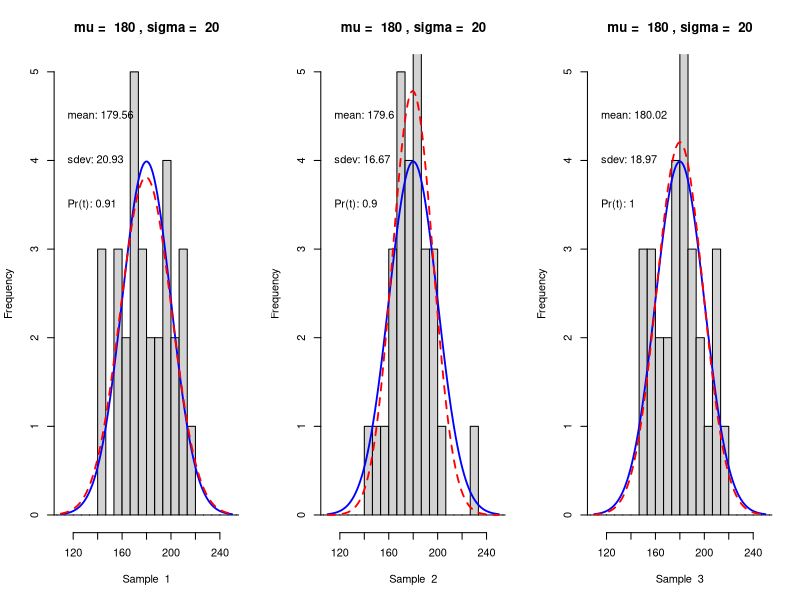

Source code (R):
# Sample size
n <- 30
# parameters of the normal distribution
mu <- 180
sd <- 20
# number of sd's for histogram display
sdd <- 3.5
# compute bin width from sd and the number of bars
bin.width <- sd / 3

# set up graphic display for 3 plots in a row
par(mfrow = c(1, 3))

for (i in 1:3) {
    # scale x-axis
    x.min <- mu - (sdd * sd)
    x.max <- mu + (sdd * sd)
    # scale y-axis
    y.max <- n * 0.5 * bin.width / sd

    # generate random sample
    v <- rnorm(n, mu, sd)

    # plot histogram
    hist(v,
        xlim = c(x.min, x.max), ylim = c(0, y.max),
        breaks = seq(mu - 5 * sd, mu + 5 * sd, by = bin.width),
        main = paste("mu = ", mu, ", sigma = ", sd), xlab = paste("Sample ", i)
    )

    # generate x values for curves
    x <- seq(x.min, x.max, length = 120)

    # true normal distribution
    points(x, dnorm(x, mu, sd) * (n * bin.width),
        type = "l", col = "blue", lty = 1, lwd = 1.8
    )

    # estimated normal distribution from sample
    points(x, dnorm(x, mean(v), sd(v)) * (n * bin.width),
        type = "l", col = "red", lty = 2, lwd = 1.8
    )

    # print sample parameters
    text(x.min, 0.9 * y.max, paste("mean:", round(mean(v), 2)), pos = 4)
    text(x.min, 0.8 * y.max, paste("sdev:", round(sd(v), 2)), pos = 4)
    text(x.min, 0.7 * y.max, paste("Pr(t):", round((t.test(v, mu = mu))$p.value, 2)), pos = 4)
}

# reset display to default
par(mfrow = c(1, 1))
